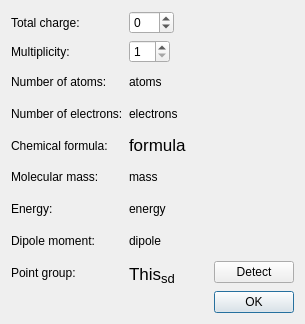
<?xml version="1.0" encoding="UTF-8"?>
<ui version="4.0">
 <class>InfoConfigurator</class>
 <widget class="QDialog" name="InfoConfigurator">
  <property name="geometry">
   <rect>
    <x>0</x>
    <y>0</y>
    <width>305</width>
    <height>324</height>
   </rect>
  </property>
  <property name="windowTitle">
   <string>Dialog</string>
  </property>
  <layout class="QVBoxLayout" name="verticalLayout">
   <item>
    <layout class="QGridLayout" name="gridLayout">
     <item row="0" column="0">
      <widget class="QLabel" name="label_3">
       <property name="text">
        <string>Total charge:</string>
       </property>
      </widget>
     </item>
     <item row="1" column="0">
      <widget class="QLabel" name="label_4">
       <property name="text">
        <string>Multiplicity:</string>
       </property>
      </widget>
     </item>
     <item row="2" column="0">
      <widget class="QLabel" name="label">
       <property name="text">
        <string>Number of atoms:</string>
       </property>
      </widget>
     </item>
     <item row="3" column="0">
      <widget class="QLabel" name="label_2">
       <property name="text">
        <string>Number of electrons:</string>
       </property>
      </widget>
     </item>
     <item row="4" column="0">
      <widget class="QLabel" name="label_9">
       <property name="text">
        <string>Chemical formula:</string>
       </property>
      </widget>
     </item>
     <item row="5" column="0">
      <widget class="QLabel" name="label_8">
       <property name="text">
        <string>Molecular mass:</string>
       </property>
      </widget>
     </item>
     <item row="6" column="0">
      <widget class="QLabel" name="label_6">
       <property name="text">
        <string>Energy:</string>
       </property>
      </widget>
     </item>
     <item row="7" column="0">
      <widget class="QLabel" name="label_7">
       <property name="text">
        <string>Dipole moment:</string>
       </property>
      </widget>
     </item>
     <item row="8" column="0">
      <widget class="QLabel" name="label_5">
       <property name="text">
        <string>Point group:</string>
       </property>
      </widget>
     </item>
     <item row="2" column="1">
      <widget class="QLabel" name="atomsLabel">
       <property name="text">
        <string>atoms</string>
       </property>
      </widget>
     </item>
     <item row="3" column="1">
      <widget class="QLabel" name="electronsLabel">
       <property name="text">
        <string>electrons</string>
       </property>
      </widget>
     </item>
     <item row="4" column="1">
      <widget class="QLabel" name="formulaLabel">
       <property name="text">
        <string>&lt;!DOCTYPE HTML PUBLIC &quot;-//W3C//DTD HTML 4.0//EN&quot; &quot;http://www.w3.org/TR/REC-html40/strict.dtd&quot;&gt;
&lt;html&gt;&lt;head&gt;&lt;meta name=&quot;qrichtext&quot; content=&quot;1&quot; /&gt;&lt;style type=&quot;text/css&quot;&gt;
p, li { white-space: pre-wrap; }
&lt;/style&gt;&lt;/head&gt;&lt;body style=&quot; font-family:'Lucida Grande'; font-size:13pt; font-weight:400; font-style:normal;&quot;&gt;
&lt;p style=&quot; margin-top:0px; margin-bottom:0px; margin-left:0px; margin-right:0px; -qt-block-indent:0; text-indent:0px;&quot;&gt;formula&lt;/p&gt;&lt;/body&gt;&lt;/html&gt;</string>
       </property>
       <property name="textFormat">
        <enum>Qt::RichText</enum>
       </property>
      </widget>
     </item>
     <item row="5" column="1">
      <widget class="QLabel" name="massLabel">
       <property name="text">
        <string>mass</string>
       </property>
      </widget>
     </item>
     <item row="6" column="1">
      <widget class="QLabel" name="energyLabel">
       <property name="text">
        <string>energy</string>
       </property>
      </widget>
     </item>
     <item row="7" column="1">
      <widget class="QLabel" name="dipoleLabel">
       <property name="text">
        <string>dipole</string>
       </property>
      </widget>
     </item>
     <item row="1" column="1">
      <layout class="QHBoxLayout" name="horizontalLayout_2">
       <item>
        <widget class="QSpinBox" name="multiplicitySpin">
         <property name="enabled">
          <bool>true</bool>
         </property>
         <property name="minimum">
          <number>1</number>
         </property>
         <property name="singleStep">
          <number>2</number>
         </property>
        </widget>
       </item>
       <item>
        <spacer name="horizontalSpacer_2">
         <property name="orientation">
          <enum>Qt::Horizontal</enum>
         </property>
         <property name="sizeHint" stdset="0">
          <size>
           <width>40</width>
           <height>20</height>
          </size>
         </property>
        </spacer>
       </item>
      </layout>
     </item>
     <item row="0" column="1">
      <layout class="QHBoxLayout" name="horizontalLayout">
       <item>
        <widget class="QSpinBox" name="chargeSpin">
         <property name="enabled">
          <bool>true</bool>
         </property>
         <property name="minimum">
          <number>-99</number>
         </property>
        </widget>
       </item>
       <item>
        <spacer name="horizontalSpacer">
         <property name="orientation">
          <enum>Qt::Horizontal</enum>
         </property>
         <property name="sizeHint" stdset="0">
          <size>
           <width>40</width>
           <height>20</height>
          </size>
         </property>
        </spacer>
       </item>
      </layout>
     </item>
     <item row="8" column="1">
      <layout class="QHBoxLayout" name="horizontalLayout_4">
       <item>
        <widget class="QLabel" name="symmetryLabel">
         <property name="text">
          <string>&lt;!DOCTYPE HTML PUBLIC &quot;-//W3C//DTD HTML 4.0//EN&quot; &quot;http://www.w3.org/TR/REC-html40/strict.dtd&quot;&gt;
&lt;html&gt;&lt;head&gt;&lt;meta name=&quot;qrichtext&quot; content=&quot;1&quot; /&gt;&lt;style type=&quot;text/css&quot;&gt;
p, li { white-space: pre-wrap; }
&lt;/style&gt;&lt;/head&gt;&lt;body style=&quot; font-family:'Lucida Grande'; font-size:13pt; font-weight:400; font-style:normal;&quot;&gt;
&lt;p style=&quot; margin-top:0px; margin-bottom:0px; margin-left:0px; margin-right:0px; -qt-block-indent:0; text-indent:0px;&quot;&gt;This&lt;span style=&quot; font-size:16pt; vertical-align:sub;&quot;&gt;sd&lt;/span&gt;&lt;/p&gt;&lt;/body&gt;&lt;/html&gt;</string>
         </property>
         <property name="textFormat">
          <enum>Qt::RichText</enum>
         </property>
        </widget>
       </item>
       <item>
        <spacer name="horizontalSpacer_4">
         <property name="orientation">
          <enum>Qt::Horizontal</enum>
         </property>
         <property name="sizeHint" stdset="0">
          <size>
           <width>0</width>
           <height>20</height>
          </size>
         </property>
        </spacer>
       </item>
       <item>
        <widget class="QPushButton" name="detectSymmetryButton">
         <property name="text">
          <string>Detect</string>
         </property>
        </widget>
       </item>
      </layout>
     </item>
    </layout>
   </item>
   <item>
    <layout class="QHBoxLayout" name="horizontalLayout_3">
     <item>
      <spacer name="horizontalSpacer_3">
       <property name="orientation">
        <enum>Qt::Horizontal</enum>
       </property>
       <property name="sizeHint" stdset="0">
        <size>
         <width>40</width>
         <height>20</height>
        </size>
       </property>
      </spacer>
     </item>
     <item>
      <widget class="QPushButton" name="okButton">
       <property name="text">
        <string>OK</string>
       </property>
       <property name="autoDefault">
        <bool>true</bool>
       </property>
       <property name="default">
        <bool>true</bool>
       </property>
      </widget>
     </item>
    </layout>
   </item>
  </layout>
 </widget>
 <resources>
  <include location="IQmol.qrc"/>
 </resources>
 <connections>
  <connection>
   <sender>okButton</sender>
   <signal>clicked()</signal>
   <receiver>InfoConfigurator</receiver>
   <slot>close()</slot>
   <hints>
    <hint type="sourcelabel">
     <x>129</x>
     <y>275</y>
    </hint>
    <hint type="destinationlabel">
     <x>149</x>
     <y>163</y>
    </hint>
   </hints>
  </connection>
 </connections>
</ui>
